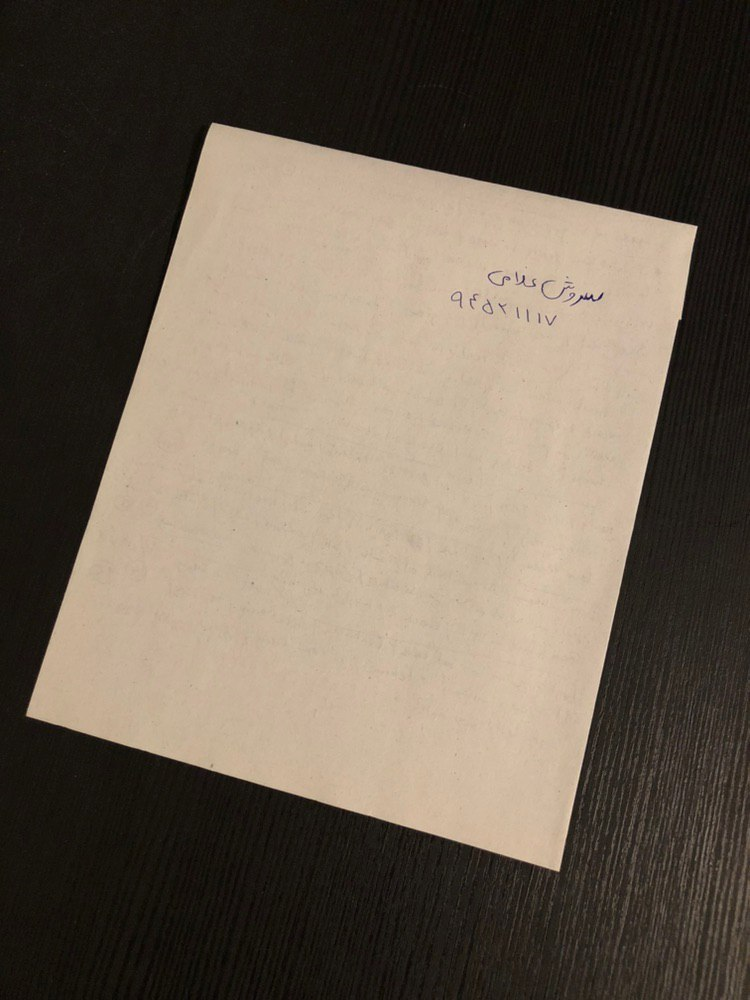
#> input picture scanner/img/1.jpg, 750 x 1000 px
$ python scanner.py   (older library calls are emulated)
#> lines starting #> are read from the running program, lines starting #| are printed output that depends on the picture; after the words box and inside, x2 and y2 are one past the last pixel; in counts of white or black regions, pixels touching at a corner belong together
import numpy as np
import cv2

img = cv2.imread("./img/1.jpg", 1)
#> img is the input picture: shape (1000, 750, 3); mean B, G, R 81.8, 95.6, 107.3
grey = cv2.cvtColor(img, cv2.COLOR_BGR2GRAY)
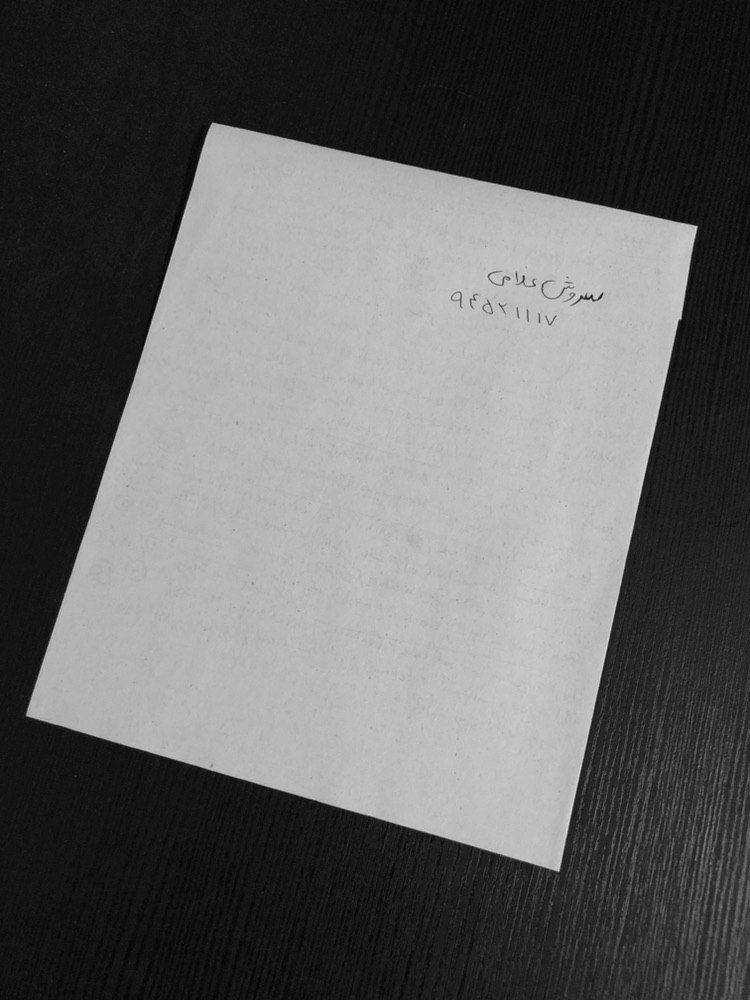
#> grey: shape (1000, 750); min 0, max 218, mean 97.5

blur = cv2.GaussianBlur(grey, (3, 3), 0)
edge = cv2.Canny(blur, 0, 10)
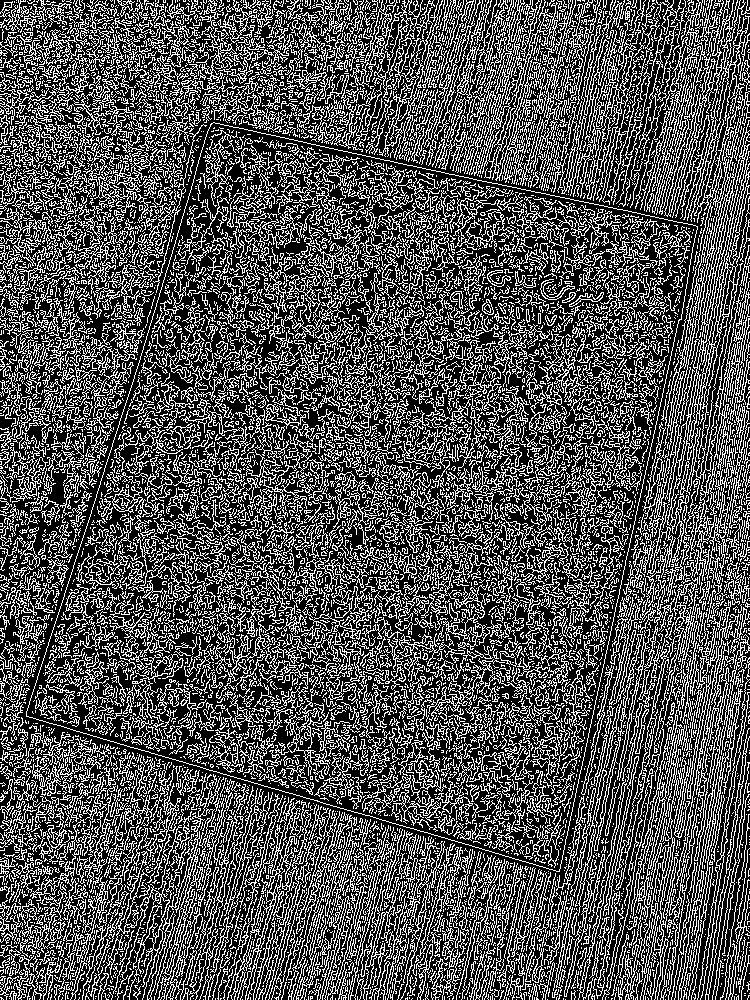
#> edge: shape (1000, 750); 32.2% white in thin lines or dots

_, contours, _ = cv2.findContours(edge, cv2.RETR_EXTERNAL, cv2.CHAIN_APPROX_NONE)
#> contours = 4750 contours, 4363 with area under 20; largest, box (x1, y1, x2, y2) and area: (26, 122, 698, 872) 336433, (659, 0, 750, 529) 8203, (667, 600, 743, 1000) 1850, (296, 809, 360, 938) 1840, (480, 0, 558, 181) 1806
contours = sorted(contours, key=cv2.contourArea, reverse=True)

doc = np.zeros([4, 2])
for c in contours:
    p = cv2.arcLength(c, True)
    approx = cv2.approxPolyDP(c, 0.05 * p, True)[:5]

    if len(approx) == 4:
        doc = approx.reshape((4, 2))
        break
#> this loop made 1 pass
#> (p, doc) on pass 1: (2499.1, [[213, 122], [26, 716], [559, 871], [697, 226]])

region = np.zeros((4, 2), dtype="float32")

s, d = doc.sum(axis=1), np.diff(doc, axis=1)
#> s = [335, 742, 1430, 923]; d = [-91, 690, 312, -471]
region[0], region[2] = doc[np.argmin(s)], doc[np.argmax(s)]
region[1], region[3] = doc[np.argmin(d)], doc[np.argmax(d)]

(tl, tr, br, bl) = region

d1 = ((tl[0] - tr[0]) ** 2 + (tl[1] - tr[1]) ** 2) ** 0.5
d2 = ((bl[0] - br[0]) ** 2 + (bl[1] - br[1]) ** 2) ** 0.5
width = max(int(d1), int(d2))

d1 = ((tl[0] - bl[0]) ** 2 + (tl[1] - bl[1]) ** 2) ** 0.5
d2 = ((tr[0] - br[0]) ** 2 + (tr[1] - br[1]) ** 2) ** 0.5
length = max(int(d1), int(d2))

dst = np.array([[0, 0], [width - 1, 0], [width - 1, length - 1], [0, length - 1]], dtype="float32")

m = cv2.getPerspectiveTransform(region, dst)
transform = cv2.warpPerspective(img, m, (width, length))
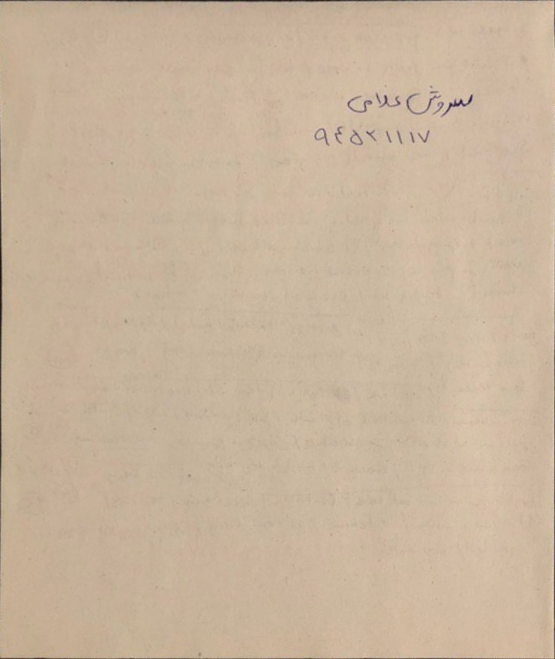
#> transform: shape (659, 555, 3); mean B, G, R 157, 180.7, 201.2

final = cv2.cvtColor(transform, cv2.COLOR_BGR2GRAY)
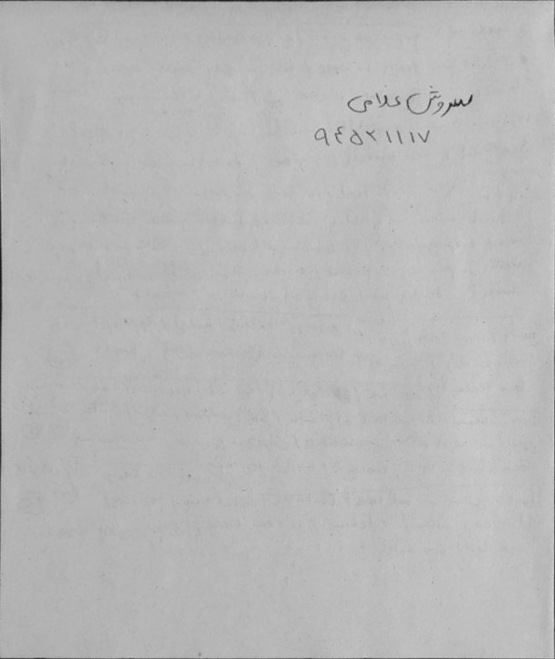
#> final: shape (659, 555); min 20, max 214, mean 184.2
final = cv2.adaptiveThreshold(final, 255, cv2.ADAPTIVE_THRESH_MEAN_C, cv2.THRESH_BINARY, 101, 10)
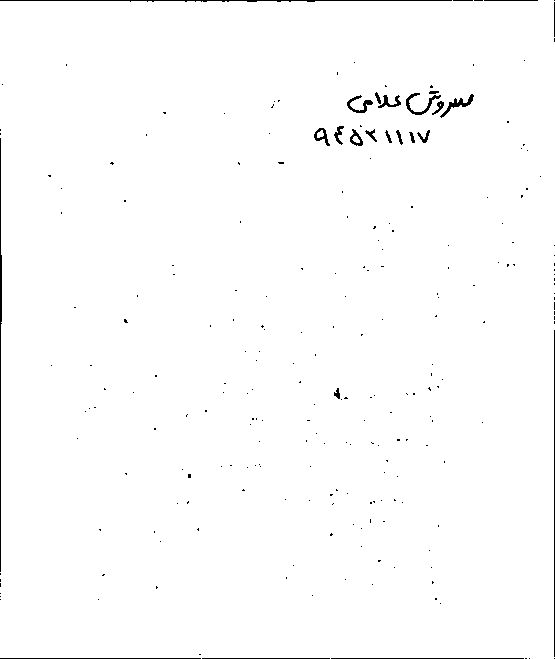
#> final: shape (659, 555); 99% white; black in thin lines or dots

cv2.imwrite("Scanned_Real.jpg", transform)
cv2.imwrite("Scanned_Binary.jpg", final)

$ run again, with scanner/img/2.jpg copied over scanner/img/1.jpg
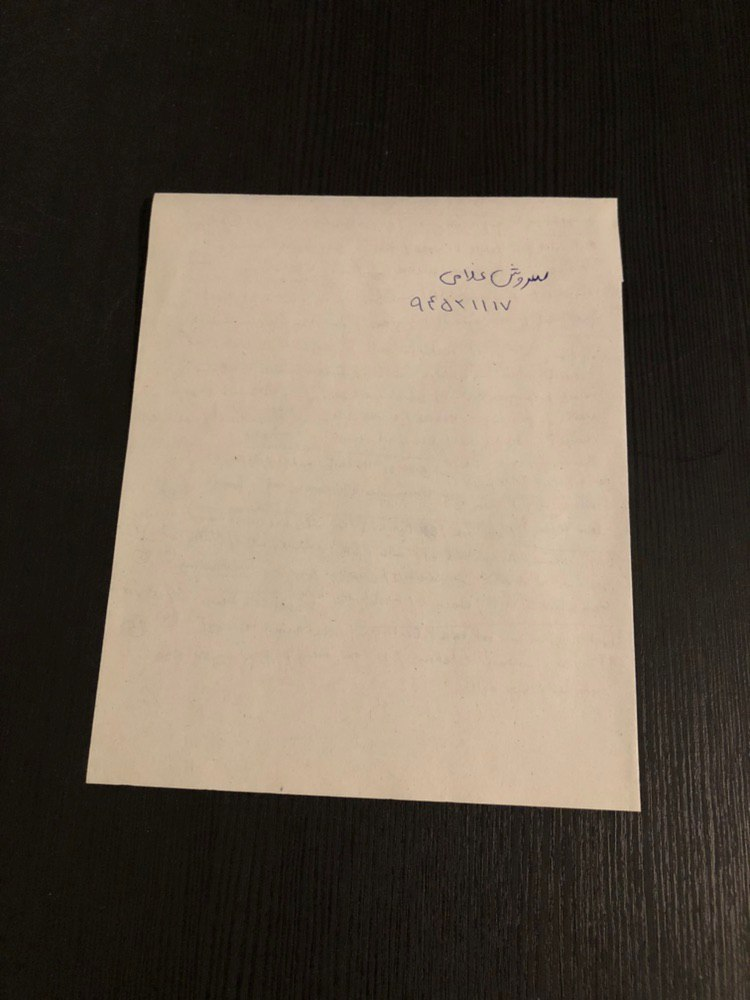
#> input picture scanner/img/2.jpg, 750 x 1000 px
#> img is the input picture: shape (1000, 750, 3); mean B, G, R 74.7, 87.7, 98.7
#> `edge = cv2.Canny(blur, 0, 10)`:
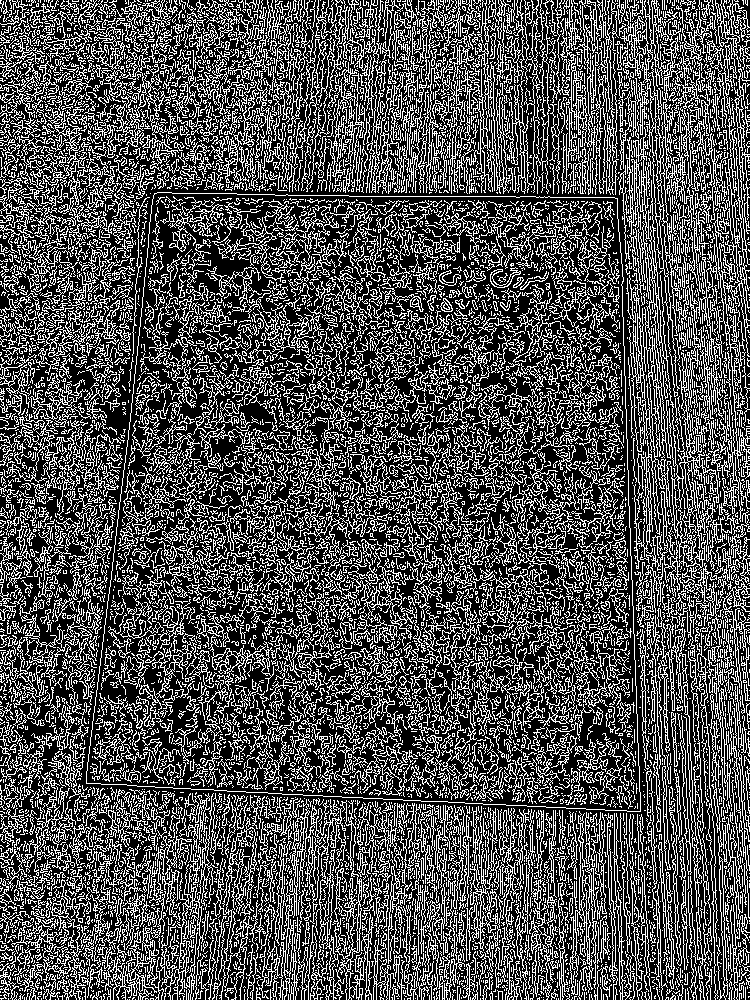
#> edge: shape (1000, 750); 31.4% white in thin lines or dots
#> contours = 4872 contours, 4484 with area under 20; largest, box (x1, y1, x2, y2) and area: (86, 192, 641, 812) 306508, (626, 127, 719, 592) 7251, (620, 0, 723, 397) 3482, (549, 0, 619, 195) 2736, (278, 799, 346, 1000) 2118
#> the loop `for c in contours:` made 1 pass
#> (p, doc) on pass 1: (2278, [[154, 193], [86, 783], [640, 811], [617, 198]])
#> s = [347, 869, 1451, 815]; d = [39, 697, 171, -419]
#> `final = cv2.adaptiveThreshold(final, 255, cv2.ADAPTIVE_THRESH_MEAN_C, ..`:
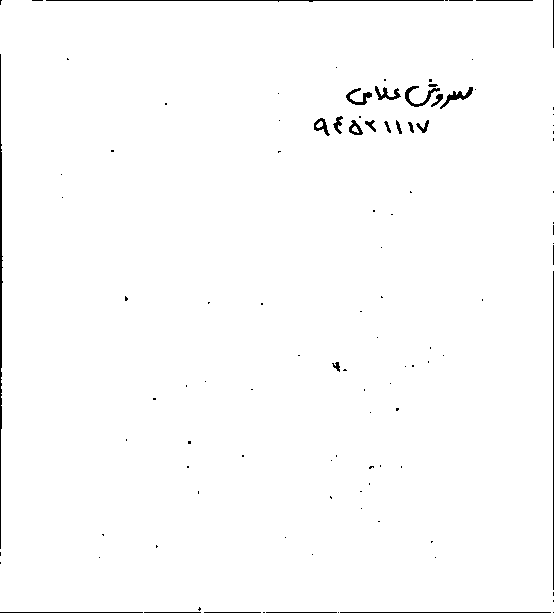
#> final: shape (613, 554); 98.9% white; black in thin lines or dots

$ run again, with scanner/img/3.jpg copied over scanner/img/1.jpg
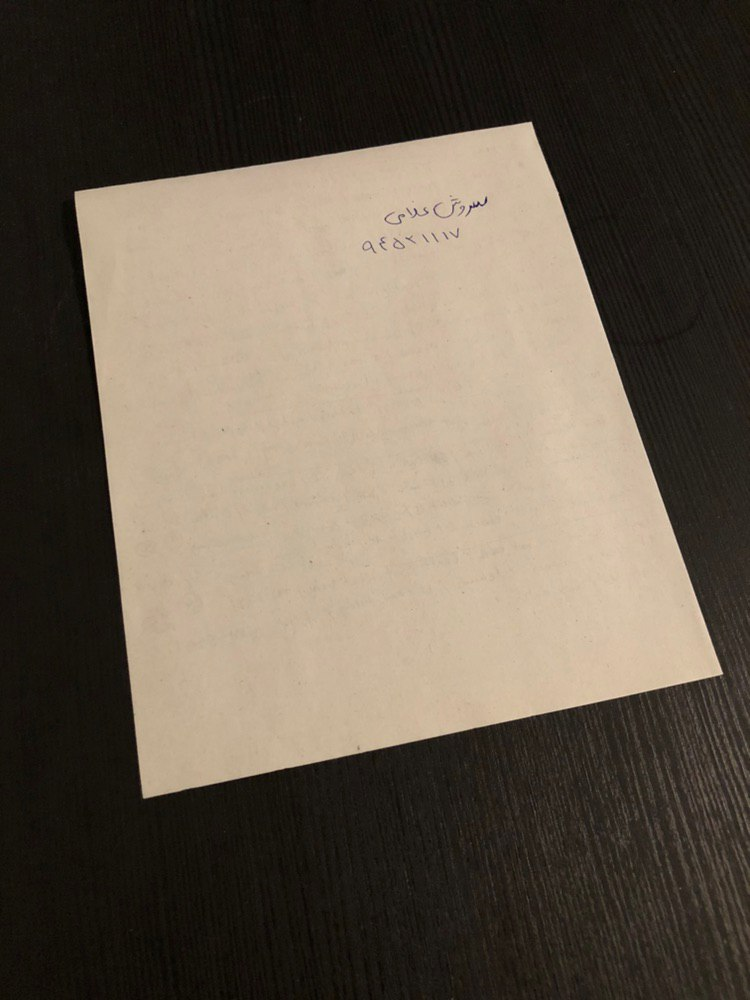
#> input picture scanner/img/3.jpg, 750 x 1000 px
#> img is the input picture: shape (1000, 750, 3); mean B, G, R 77.3, 91.1, 102
#> `edge = cv2.Canny(blur, 0, 10)`:
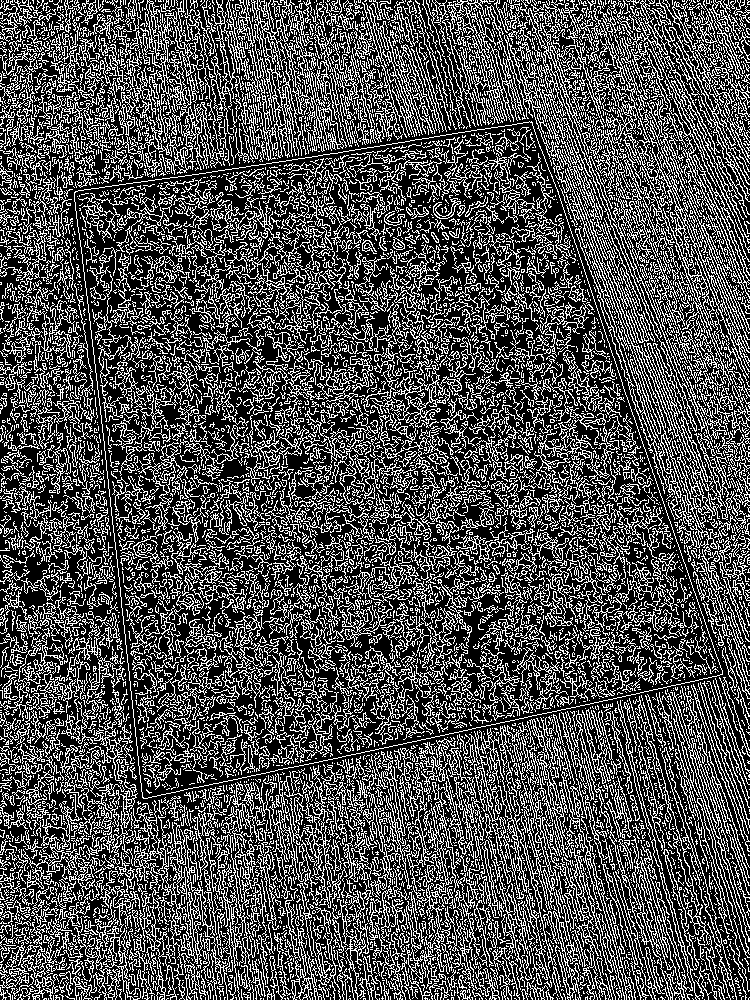
#> edge: shape (1000, 750); 31% white in thin lines or dots
#> contours = 4878 contours, 4510 with area under 20; largest, box (x1, y1, x2, y2) and area: (74, 121, 723, 799) 313262, (629, 0, 750, 244) 5470, (485, 0, 697, 432) 2924, (638, 99, 750, 378) 1942, (144, 0, 224, 170) 1741
#> the loop `for c in contours:` made 1 pass
#> (p, doc) on pass 1: (2384.3, [[531, 121], [74, 192], [143, 798], [722, 674]])
#> s = [652, 266, 941, 1396]; d = [-410, 118, 655, -48]
#> `final = cv2.adaptiveThreshold(final, 255, cv2.ADAPTIVE_THRESH_MEAN_C, ..`:
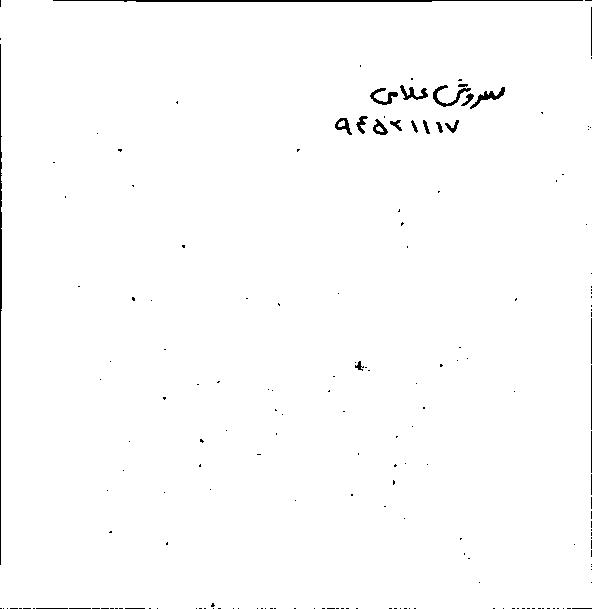
#> final: shape (609, 592); 99% white; 186 black regions (160 under 20 px), largest, box (x1, y1, x2, y2) and area: (53, 0, 583, 2) 829, (0, 44, 2, 565) 656, (433, 85, 471, 107) 217

$ run again, with scanner/img/1_real.jpg copied over scanner/img/1.jpg
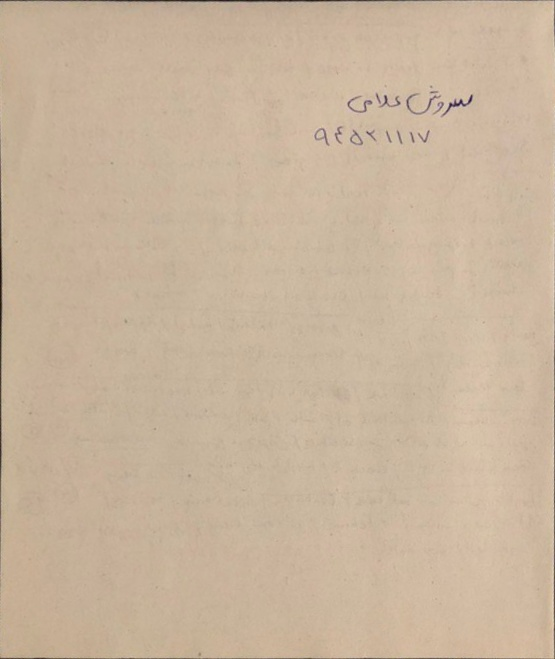
#> input picture scanner/img/1_real.jpg, 555 x 659 px
#> img is the input picture: shape (659, 555, 3); mean B, G, R 157, 180.7, 201.2
#> `edge = cv2.Canny(blur, 0, 10)`:
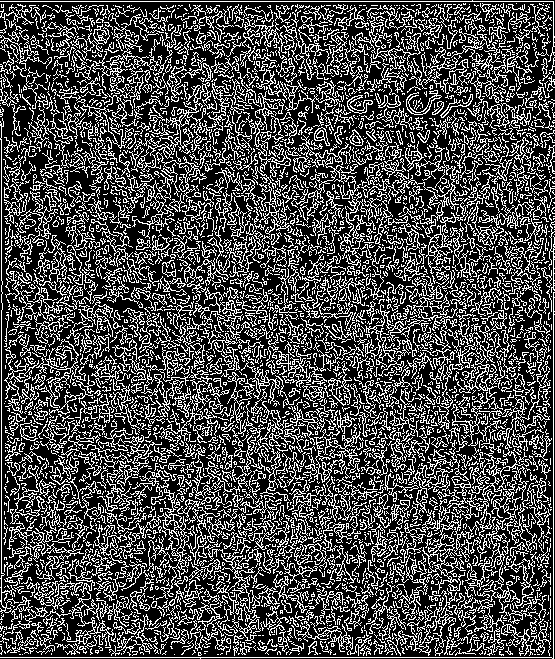
#> edge: shape (659, 555); 29.2% white in thin lines or dots
#> contours = 3644 contours, 3248 with area under 20; largest, box (x1, y1, x2, y2) and area: (105, 488, 189, 600) 780, (447, 332, 551, 539) 522, (75, 26, 176, 93) 396, (134, 82, 217, 168) 354, (465, 543, 535, 656) 316
#> the loop `for c in contours:` made 13 passes
#> (p, doc) on pass 13: (507, [[422, 463], [420, 517], [415, 475], [448, 476]])
#> s = [885, 937, 890, 924]; d = [41, 97, 60, 28]
#> `transform = cv2.warpPerspective(img, m, (width, length))`:
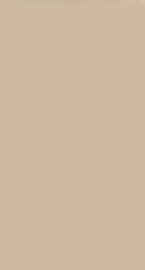
#> transform: shape (54, 29, 3) (shown 5 times larger); mean B, G, R 162, 185, 206.9
